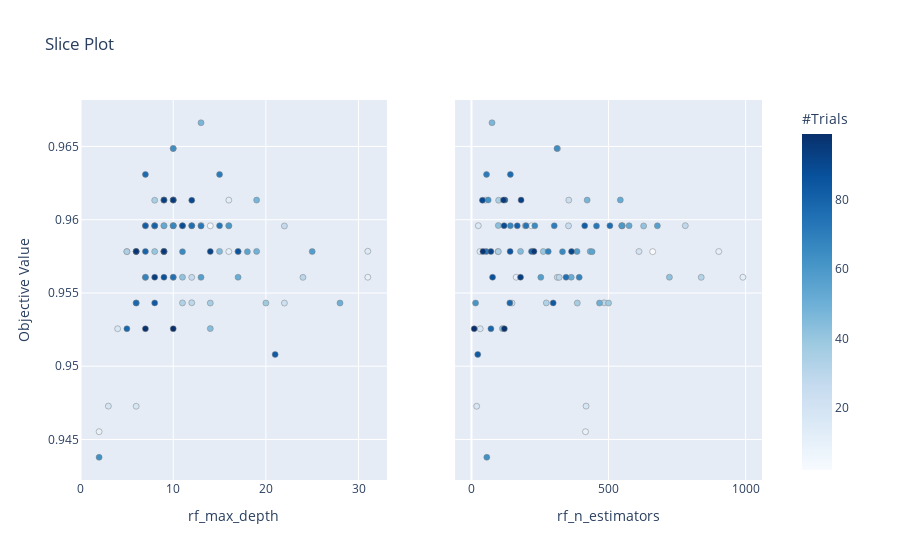

The cell this chart's notebook holds for it:
### Code cell
# Visualize the slice plot
optuna.visualization.plot_slice(study, params = ['rf_n_estimators', 'rf_max_depth'])
